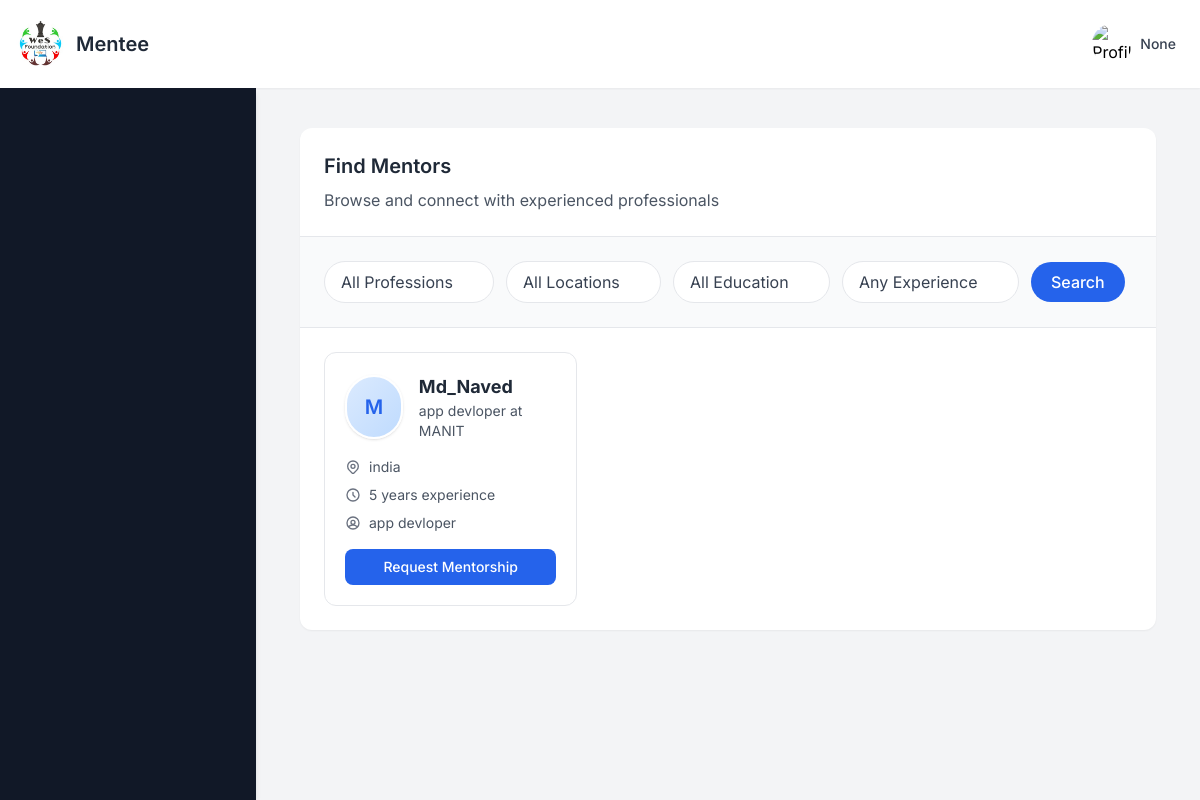
Before: /find_mentor with the older database file.
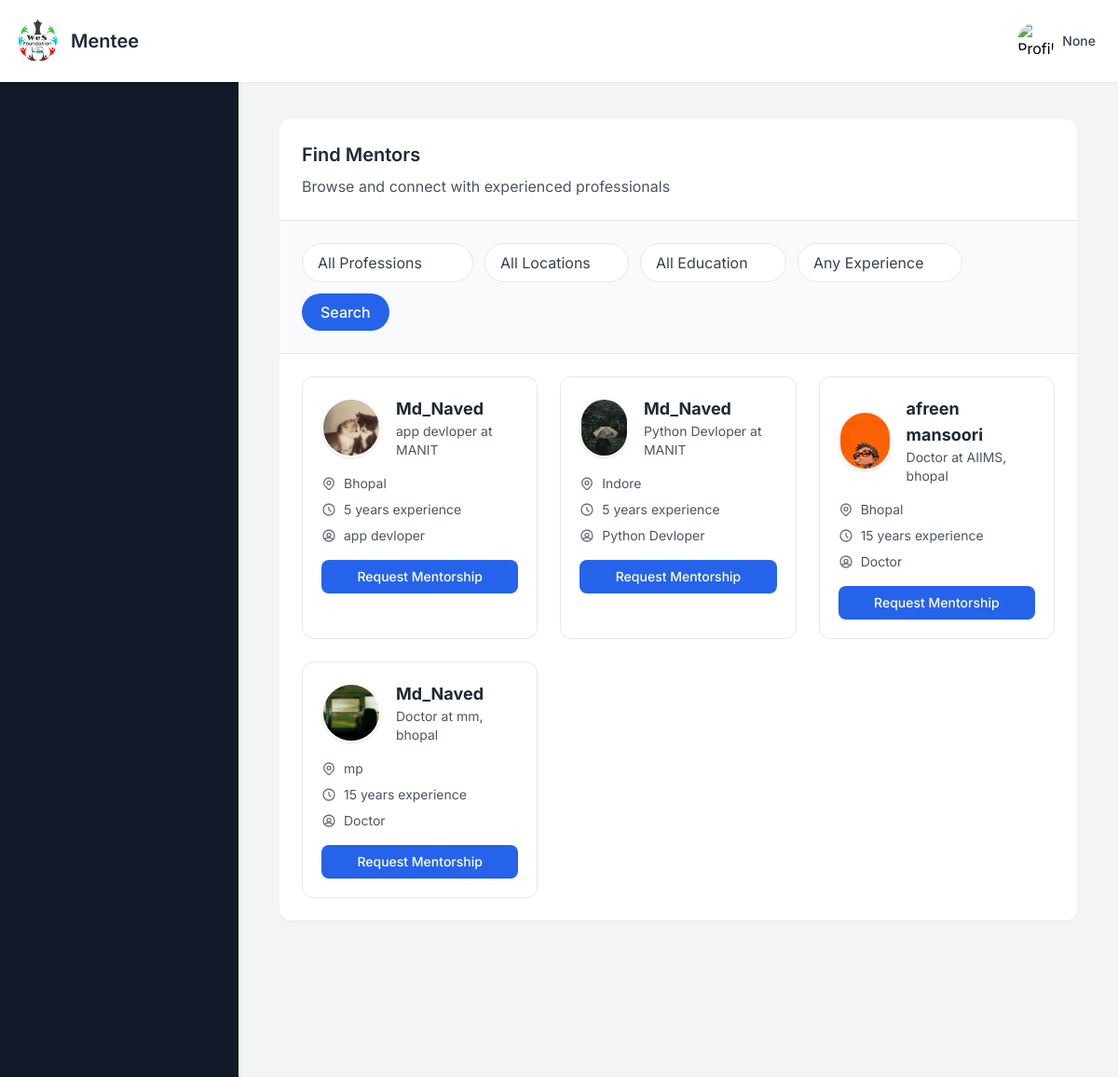
After: the same page with the newer database file.
### app.py (models this page shows, shortened)
class MentorProfile(db.Model):
    __tablename__="mentor_profile"
    id = db.Column(db.Integer, primary_key=True)
    user_id= db.Column(db.Integer, db.ForeignKey("signup_details.id"),nullable=False)
    profession = db.Column(db.String(100))
    organisation = db.Column(db.String(150))
    whatsapp = db.Column(db.String(20))
    location = db.Column(db.String(100))
    education = db.Column(db.String(150))
    language = db.Column(db.String(100))
    availability = db.Column(db.String(100))
    connect_frequency = db.Column(db.String(100))
    preferred_communication = db.Column(db.String(100))
    social_link = db.Column(db.String(200))
    why_mentor = db.Column(db.Text)
    additional_info = db.Column(db.Text)
    profile_picture = db.Column(db.String(100))
    years_of_experience = db.Column(db.String(100))
    status = db.Column(db.String(20), default="pending")

class User(db.Model):
    __tablename__ = "signup_details"
    id = db.Column(db.Integer, primary_key=True)
    name = db.Column(db.String(100), nullable=False)
    email = db.Column(db.String(100), unique=True, nullable=False)
    password = db.Column(db.String(200), nullable=False)   # length thoda bada
    user_type = db.Column(db.String(10), nullable=False)
    mentor_profile = db.relationship("MentorProfile", backref="user", uselist=False)

### app.py (the view, shortened to what this page needs)
@app.route("/find_mentor", methods=["GET"])
def find_mentor():
    query = MentorProfile.query
    profession = request.args.get("profession")
    location = request.args.get("location")
    education = request.args.get("education")
    experience = request.args.get("experience")
    if profession:
        query = query.filter_by(profession=profession)
    if location:
        query = query.filter_by(location=location)
    if education:
        query = query.filter_by(education=education)
    mentors = query.all()
    options = get_filter_options()
    return render_template(
        "menteedashboard.html",
        all_mentors=mentors,
        professions=options["professions"],
        locations=options["locations"],
        educations=options["educations"],
        experiences=options["experiences"],
        active_section="findmentor",
        show_sidebar=True
    )

### app.py (called while the page is built, shortened)
def get_filter_options():
    return {
        "professions": [row.profession for row in MentorProfile.query.with_entities(MentorProfile.profession).distinct() if row.profession],
        "locations": [row.location for row in MentorProfile.query.with_entities(MentorProfile.location).distinct() if row.location],
        "educations": [row.education for row in MentorProfile.query.with_entities(MentorProfile.education).distinct() if row.education],
        "experiences": [row.years_of_experience for row in MentorProfile.query.with_entities(MentorProfile.years_of_experience).distinct() if row.years_of_experience],
    }

@app.context_processor
def inject_user_profile_pic():
    return dict(current_user_profile_pic=None)

### templates/menteedashboard.html (shortened to what this page needs)
{% extends "base2.html" %}
{% block user %}Mentee{% endblock %}
{% block content %}
<main class="max-w-7xl mx-auto px-2 sm:px-3 lg:px-3 py-2">
  <section id="findmentor" class="hidden bg-white rounded-xl shadow-sm overflow-hidden">
    <div class="p-6 border-b border-gray-200">
      <h2 class="text-xl font-semibold text-gray-800 mb-2">Find Mentors</h2>
      <p class="text-gray-600">Browse and connect with experienced professionals</p>
    </div>
    <div class="p-6 bg-gray-50 border-b border-gray-200">
     <form method="GET" action="{{ url_for('find_mentor') }}">
      <div class="flex flex-wrap items-center gap-3">
    <div class="relative">
      <select name="profession" class="appearance-none pl-4 pr-10 py-2 border rounded-full text-gray-700 bg-white" >
        <option value="" {% if not request.args.get('profession') %}selected{% endif %}>All Professions</option>
      </select>
    </div>
    <div class="relative">
      <select name="location" class="appearance-none pl-4 pr-10 py-2 border rounded-full text-gray-700 bg-white">
         <option value="" {% if not request.args.get('location') %}selected{% endif %}>All Locations</option>
      </select>
    </div>
    <div class="relative">
      <select name="education" class="appearance-none pl-4 pr-10 py-2 border rounded-full text-gray-700 bg-white">
        <option value="" {% if not request.args.get('education') %}selected{% endif %}>All Education</option>
      </select>
    </div>
    <div class="relative">
      <select name="experience" class="appearance-none pl-4 pr-10 py-2 border rounded-full text-gray-700 bg-white">
        <option value="" {% if not request.args.get('experience') %}selected{% endif %}>Any Experience</option>
      </select>
    </div>
    <button type="submit" class="px-5 py-2 rounded-full bg-blue-600 text-white font-medium">
      Search
    </button>
  </div>
</form>
    </div>
    <div class="p-6">
      {% if all_mentors %}
      <div class="grid grid-cols-1 md:grid-cols-2 lg:grid-cols-3 gap-6">
        {% for mentor in all_mentors %}
        <div class="bg-white rounded-xl border border-gray-200 p-5 transition-all hover:shadow-md">
          <div class="flex items-center gap-4 mb-4">
            {% if mentor.profile_picture %}
              <img src="{{ url_for('static', filename='uploads/' ~ mentor.profile_picture) }}"
                   alt="{{ mentor.user.name }}"
                   class="w-16 h-16 rounded-full object-cover border-2 border-white shadow">
            {% else %}
              <div class="w-16 h-16 rounded-full bg-gradient-to-br from-blue-100 to-blue-200 flex items-center justify-center text-blue-600 border-2 border-white shadow">
                <span class="text-xl font-semibold">{{ mentor.user.name[0] if mentor.user.name else '?' }}</span>
              </div>
            {% endif %}
            <div>
              <h3 class="text-lg font-bold text-gray-800">{{ mentor.user.name }}</h3>
              <p class="text-sm text-gray-600">{{ mentor.profession }} at {{ mentor.organisation }}</p>
            </div>
          </div>
          <div class="space-y-2 mb-4">
            <div class="flex items-center text-sm text-gray-600">
              <span>{{ mentor.location if mentor.location else 'Not specified' }}</span>
            </div>
            <div class="flex items-center text-sm text-gray-600">
              <svg xmlns="http://www.w3.org/2000/svg"
                   class="h-4 w-4 mr-2 text-gray-500"
                   fill="none" viewBox="0 0 24 24"
                   stroke="currentColor">
                <path stroke-linecap="round" stroke-linejoin="round" stroke-width="2"
                      d="M12 8v4l3 3m6-3a9 9 0 11-18
                         0 9 9 0 0118 0z" />
              </svg>
              <span>{{ mentor.years_of_experience if mentor.years_of_experience else 'Not specified' }} years experience</span>
            </div>
            <div class="flex items-center text-sm text-gray-600">
              <span>{{ mentor.profession if mentor.profession else 'Not specified' }}</span>
            </div>
          </div>
          <button class="w-full px-4 py-2 bg-blue-600 text-white text-sm font-medium rounded-lg hover:bg-blue-700 transition">
            Request Mentorship
          </button>
        </div>
        {% endfor %}
      </div>
      {% endif %}
    </div>
  </section>
</main>
{% endblock %}

### templates/base2.html (shortened to what this page needs)
<!DOCTYPE html>
<html lang="en">
<head>
    <script src="https://cdn.tailwindcss.com"></script>
</head>
<body class="flex flex-col h-screen overflow-hidden ">
    <nav class="bg-white shadow-sm p-4 flex justify-between items-center z-10">
        <div class="flex items-center space-x-2">
             <a href="
             {% if session.get('user_type') == '0' %}
                {{ url_for('supervisordashboard') }}
            {% elif session.get('user_type') == '1' %}
                {{ url_for('mentordashboard') }}
            {% elif session.get('user_type') == '2' %}
                {{ url_for('menteedashboard') }}
            {% else %}
                {{ url_for('home') }}
            {% endif %}
             " class="flex items-center">
            <img src="{{ url_for('static', filename='img/logo.jpg') }}" alt="LOGO" class="h-12 w-12 rounded-full mr-3">
            <span class="text-xl font-semibold text-gray-800">{% block user %}{% endblock %}</span>
            </a>
        </div>
        <div class="relative">
            <button id="profile-dropdown-btn" class="group flex items-center space-x-2 p-2 rounded-full hover:bg-gray-600 hover:text-white transition-colors duration-200 focus:outline-none focus:ring focus:ring-blue-300">
                    <div class="top-right-profile">
                        {% if current_user_profile_pic %}
                            <img src="{{ url_for('static', filename='uploads/' + current_user_profile_pic) }}"
                                 alt="Profile Picture" class="w-10 h-10 rounded-full object-cover">
                        {% else %}
                            <img src="{{ url_for('static', filename='uploads/default.png') }}"
                                 alt="Profile Picture" class="w-10 h-10 rounded-full object-cover">
                        {% endif %}
                    </div>
                <span class="text-sm font-medium text-gray-700 group-hover:text-white hidden sm:block">{{ session.get('email') }}</span>
            </button>
        </div>
    </nav>
    <div class="flex flex-1 overflow-hidden">
    <div class="flex flex-1 overflow-hidden">
        {% if show_sidebar %}
<aside id="sidebar"
       class="fixed inset-y-0 left-0 w-64 bg-gray-900 shadow-md p-4 space-y-2 overflow-y-auto
              transform -translate-x-full transition-transform duration-200 ease-in-out
              md:relative md:translate-x-0 z-20">
</aside>
        {% endif %}
    <main class="flex-1 p-8 overflow-y-auto pb-40">
        {% block content %}{% endblock %}
    </main>
</div>
    </div>
</body>
</html>

### templates/base2.html (style rules this page uses)
body { font-family: 'Inter', sans-serif; background-color: #f3f4f6; }

Changed rows visible on the page:
changed MentorProfile "app devloper": profile_picture: picture added; location "india" → "Bhopal"; profile_picture empty → "download_8.jpeg" (drawn); user "M" → (not shown)
added MentorProfile: profile_picture (picture), user.name "Md_Naved", profession "Python Devloper", organisation "MANIT", location "Indore", years_of_experience "5"
added MentorProfile: profile_picture (picture), user.name "afreen mansoori", profession "Doctor", organisation "AIIMS, bhopal", location "Bhopal", years_of_experience "15"
added MentorProfile: profile_picture (picture), user.name "Md_Naved", profession "Doctor", organisation "mm, bhopal", location "mp", years_of_experience "15"
